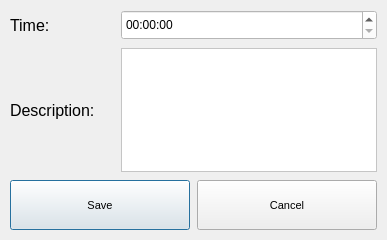
<?xml version="1.0" encoding="UTF-8"?>
<ui version="4.0">
 <class>NewEventDialog</class>
 <widget class="QDialog" name="NewEventDialog">
  <property name="geometry">
   <rect>
    <x>0</x>
    <y>0</y>
    <width>320</width>
    <height>240</height>
   </rect>
  </property>
  <property name="windowTitle">
   <string>Dialog</string>
  </property>
  <layout class="QVBoxLayout" name="verticalLayout" stretch="1,1,0">
   <property name="spacing">
    <number>8</number>
   </property>
   <property name="leftMargin">
    <number>10</number>
   </property>
   <property name="topMargin">
    <number>10</number>
   </property>
   <property name="rightMargin">
    <number>10</number>
   </property>
   <property name="bottomMargin">
    <number>10</number>
   </property>
   <item>
    <layout class="QHBoxLayout" name="horizontalLayout" stretch="0,1">
     <property name="spacing">
      <number>1</number>
     </property>
     <item>
      <widget class="QLabel" name="label">
       <property name="minimumSize">
        <size>
         <width>110</width>
         <height>0</height>
        </size>
       </property>
       <property name="font">
        <font>
         <pointsize>12</pointsize>
        </font>
       </property>
       <property name="text">
        <string>Time:</string>
       </property>
       <property name="alignment">
        <set>Qt::AlignLeading|Qt::AlignLeft|Qt::AlignVCenter</set>
       </property>
       <property name="margin">
        <number>10</number>
       </property>
      </widget>
     </item>
     <item>
      <widget class="QTimeEdit" name="eventTime">
       <property name="enabled">
        <bool>true</bool>
       </property>
       <property name="sizePolicy">
        <sizepolicy hsizetype="Minimum" vsizetype="Fixed">
         <horstretch>0</horstretch>
         <verstretch>0</verstretch>
        </sizepolicy>
       </property>
       <property name="minimumSize">
        <size>
         <width>0</width>
         <height>30</height>
        </size>
       </property>
       <property name="styleSheet">
        <string notr="true">background-color: white;
border-color: #8e44ad;</string>
       </property>
      </widget>
     </item>
    </layout>
   </item>
   <item>
    <layout class="QHBoxLayout" name="horizontalLayout_2" stretch="0,1">
     <property name="spacing">
      <number>1</number>
     </property>
     <item>
      <widget class="QLabel" name="label_2">
       <property name="sizePolicy">
        <sizepolicy hsizetype="Minimum" vsizetype="Preferred">
         <horstretch>0</horstretch>
         <verstretch>0</verstretch>
        </sizepolicy>
       </property>
       <property name="minimumSize">
        <size>
         <width>110</width>
         <height>0</height>
        </size>
       </property>
       <property name="font">
        <font>
         <pointsize>12</pointsize>
        </font>
       </property>
       <property name="text">
        <string>Description:</string>
       </property>
       <property name="margin">
        <number>10</number>
       </property>
      </widget>
     </item>
     <item>
      <widget class="QTextEdit" name="eventDesc">
       <property name="sizePolicy">
        <sizepolicy hsizetype="Minimum" vsizetype="Preferred">
         <horstretch>1</horstretch>
         <verstretch>1</verstretch>
        </sizepolicy>
       </property>
       <property name="maximumSize">
        <size>
         <width>16777215</width>
         <height>16777215</height>
        </size>
       </property>
       <property name="styleSheet">
        <string notr="true">background-color: white;
border-color: #8e44ad;</string>
       </property>
      </widget>
     </item>
    </layout>
   </item>
   <item>
    <layout class="QHBoxLayout" name="horizontalLayout_3">
     <property name="spacing">
      <number>7</number>
     </property>
     <item>
      <widget class="QPushButton" name="saveBtn">
       <property name="sizePolicy">
        <sizepolicy hsizetype="Preferred" vsizetype="Preferred">
         <horstretch>0</horstretch>
         <verstretch>0</verstretch>
        </sizepolicy>
       </property>
       <property name="minimumSize">
        <size>
         <width>0</width>
         <height>50</height>
        </size>
       </property>
       <property name="maximumSize">
        <size>
         <width>16777215</width>
         <height>80</height>
        </size>
       </property>
       <property name="font">
        <font>
         <pointsize>8</pointsize>
        </font>
       </property>
       <property name="text">
        <string>Save</string>
       </property>
      </widget>
     </item>
     <item>
      <widget class="QPushButton" name="cancelBtn">
       <property name="sizePolicy">
        <sizepolicy hsizetype="Preferred" vsizetype="Preferred">
         <horstretch>0</horstretch>
         <verstretch>0</verstretch>
        </sizepolicy>
       </property>
       <property name="minimumSize">
        <size>
         <width>0</width>
         <height>50</height>
        </size>
       </property>
       <property name="maximumSize">
        <size>
         <width>16777215</width>
         <height>80</height>
        </size>
       </property>
       <property name="font">
        <font>
         <pointsize>8</pointsize>
        </font>
       </property>
       <property name="text">
        <string>Cancel</string>
       </property>
      </widget>
     </item>
    </layout>
   </item>
  </layout>
 </widget>
 <resources/>
 <connections/>
</ui>
